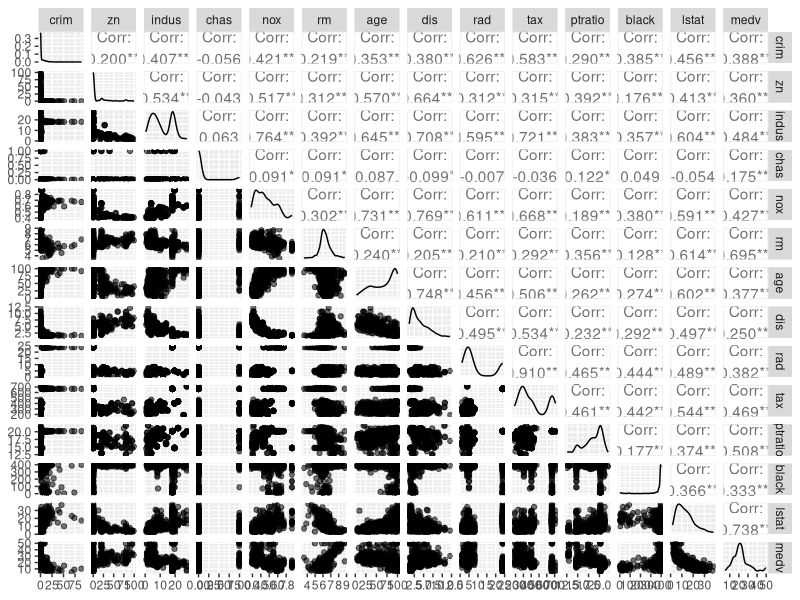
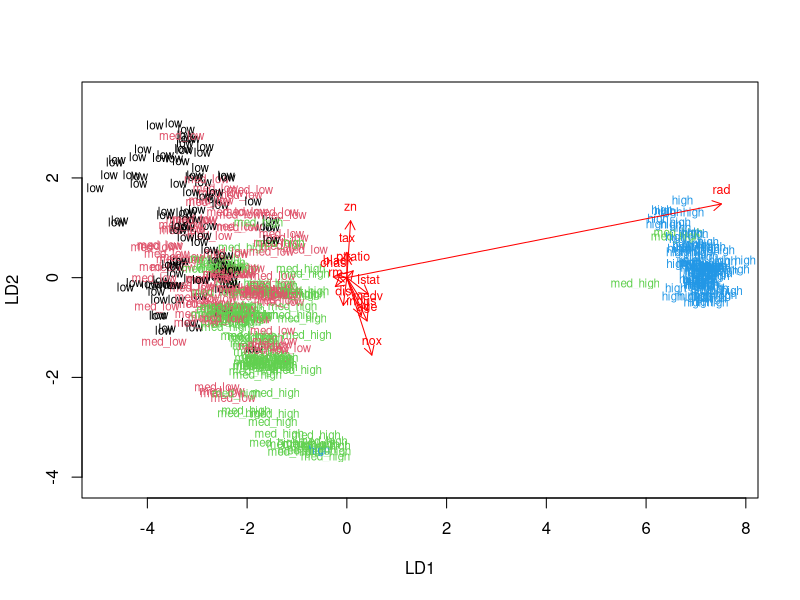
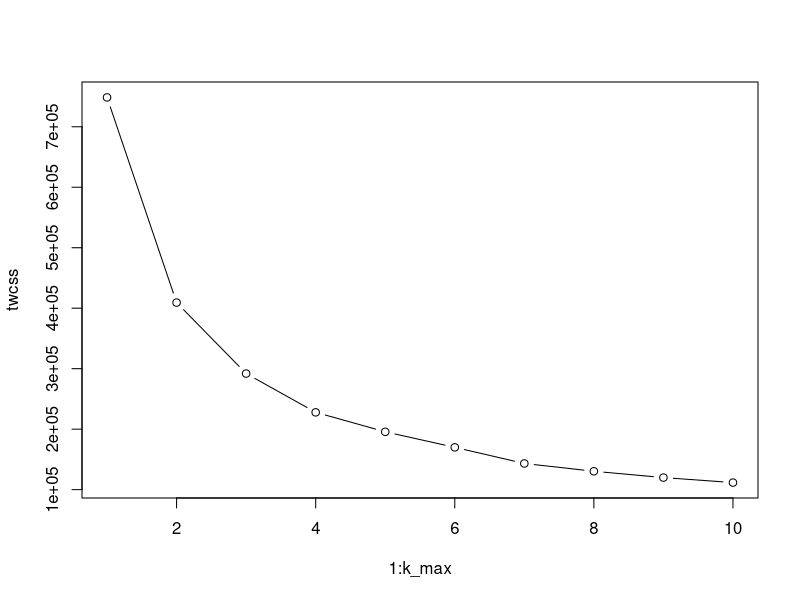
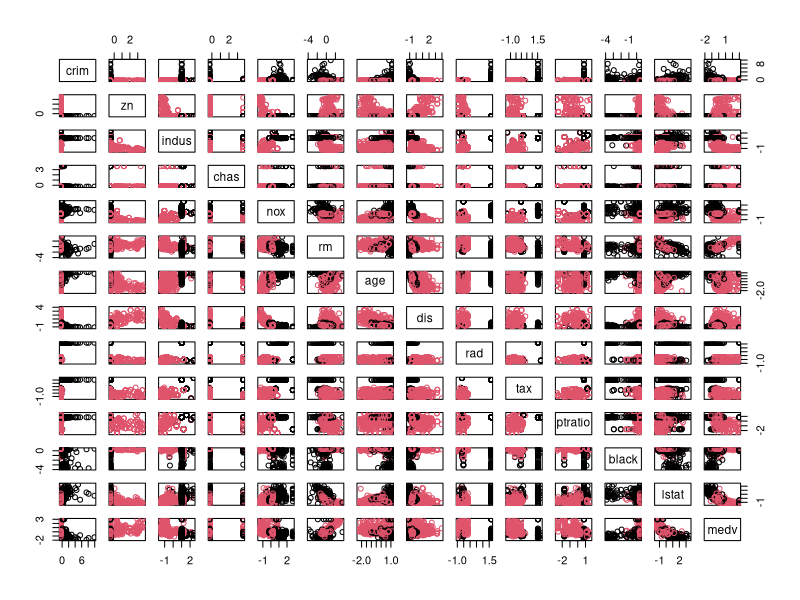
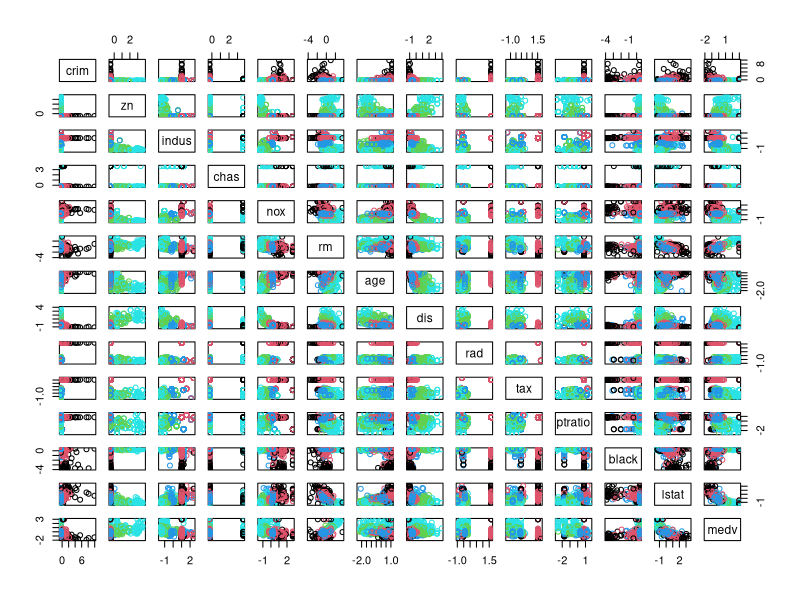
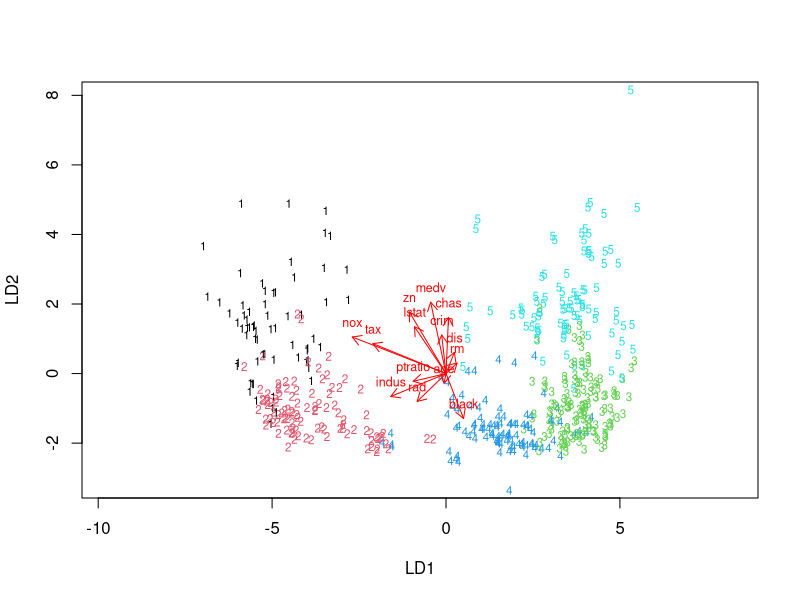

Write the R code that produced these figures, in order.
## ---- chunk 1
  setwd("Z:/Jatko-opinnot/Tilastotiede 2016/IODS/IODS-project")
## ---- chunk 2
#access the package and data 
library(MASS)
data("Boston")
## ---- chunk 3
# explore the dataset
dim(Boston)
str(Boston)
## ---- chunk 4
#install and use the package 
install.packages("GGally", repos="http://cran.rstudio.com/")
library(GGally)
## ---- chunk 5
#install and access the package 
install.packages("ggplot2", repos="http://cran.rstudio.com/")
library(ggplot2)
## ---- chunk 6
#get a graphical overview of the data
p <- ggpairs(Boston, mapping = aes(alpha = 0.3), lower = list(combo = wrap("facethist", bins = 20)))
p
#summary of the variables
summary(Boston)
## ---- chunk 7
# center and standardize variables
boston_scaled <- scale(Boston)
# change the object to data frame
boston_scaled <- as.data.frame(boston_scaled)
# summaries of the scaled variables
summary(boston_scaled)
## ---- chunk 8
summary(boston_scaled$crim)
summary(Boston$crim)
summary(boston_scaled$dis)
summary(Boston$dis)
## ---- chunk 9
#save the scaled crim as scaled_crim
scaled_crim <- boston_scaled$crim
# create a quantile vector of scaled_crim 
bins <- quantile(scaled_crim)
#create a categorical variable 'crime'
crime <- cut(scaled_crim, breaks = bins, include.lowest = TRUE, labels = c("low", "med_low", "med_high", "high"))
#see the categorical variable of crime 
table(crime)
## ---- chunk 10
#install and use the package 
install.packages("dplyr", repos="http://cran.rstudio.com/")
library(dplyr)
## ---- chunk 11
#remove original crim from the dataset
boston_scaled <- dplyr::select(boston_scaled, -crim)
#add the new categorical value to scaled data
boston_scaled <- data.frame(boston_scaled, crime)
#check that dataset is ok
names(boston_scaled)
## ---- chunk 12
#number of rows in the Boston dataset 
n <- nrow(boston_scaled)
#choose randomly 80% of the rows
ind <- sample(n,  size = n * 0.8)
#create train set
train <- boston_scaled[ind,]
#create test set 
test <- boston_scaled[-ind,]
str(train)
str(test)
## ---- chunk 13
#linear discriminant analysis
lda.fit <- lda(crime ~ ., data = train)
#print the lda.fit object
lda.fit
## ---- chunk 14
#the function for lda biplot arrows
lda.arrows <- function(x, myscale = 1, arrow_heads = 0.1, color = "red", tex = 0.75, choices = c(1,2)){
  heads <- coef(x)
  arrows(x0 = 0, y0 = 0, 
         x1 = myscale * heads[,choices[1]], 
         y1 = myscale * heads[,choices[2]], col=color, length = arrow_heads)
  text(myscale * heads[,choices], labels = row.names(heads), 
       cex = tex, col=color, pos=3)
}

# target classes as numeric
classes <- as.numeric(train$crime)

# plot the lda results
plot(lda.fit, dimen = 2, col=classes, pch=classes)
lda.arrows(lda.fit, myscale = 2)
## ---- chunk 15
#save the correct classes from test data
correct_classes <- test$crime
#remove the crime variable from test data
test <- dplyr::select(test, -crime)
# predict classes with test data and save them to the 
lda.pred <- predict(lda.fit, newdata = test)
# cross tabulate the results
table(correct = correct_classes, predicted = lda.pred$class) %>% addmargins()
## ---- chunk 16
install.packages("gmodels", repos="http://cran.rstudio.com/")
library(gmodels)
## ---- chunk 17
#recode to numeric factors
correct_classes_num<-as.numeric(correct_classes)
lda.pred$class_num<-as.numeric(lda.pred$class)
#see correlation
cor.test (correct_classes_num, lda.pred$class_num, alternative = c ("two.sided"))
class(correct_classes)
## ---- chunk 18
#install and access the package and data 
install.packages("MASS", repos="http://cran.rstudio.com/")
library(MASS)
data("Boston")
## ---- chunk 19
#scale the dataset
Boston <- scale(Boston)
Boston <- as.data.frame(Boston)
summary(Boston)
## ---- chunk 20
#Calculate the Euclidean distance between the observations
dist_eu <- dist(Boston)
# look at the summary of the distances
summary(dist_eu)
## ---- chunk 21
set.seed(123)
# determine the maximum number of clusters
k_max <- 10
# calculate the total within sum of squares
twcss <- sapply(1:k_max, function(k){kmeans(dist_eu, k)$tot.withinss})
# visualize the results
plot(1:k_max, twcss, type='b')
## ---- chunk 22
#k-means clustering
set.seed(123)
km <-kmeans(dist_eu, centers=2)
pairs(Boston, col = km$cluster)
## ---- chunk 23
#k-means clustering
set.seed(123)
km <-kmeans(dist_eu, centers=5)
pairs(Boston, col = km$cluster)
summary(km$cluster)
## ---- chunk 24
#linear discriminant analysis
lda.fit2 <- lda(km$cluster ~ ., data = Boston)

#print the lda.fit object
lda.fit2

#the function for lda biplot arrows
lda.arrows2 <- function(x, myscale = 1, arrow_heads = 0.1, color = "red", tex = 0.75, choices = c(1,2)){
  heads <- coef(x)
  arrows(x0 = 0, y0 = 0, 
         x1 = myscale * heads[,choices[1]], 
         y1 = myscale * heads[,choices[2]], col=color, length = arrow_heads)
  text(myscale * heads[,choices], labels = row.names(heads), 
       cex = tex, col=color, pos=3)
}

# target classes as numeric
classes2 <- as.numeric(km$cluster)

# plot the lda results
plot(lda.fit2, dimen = 2, col=classes2, pch=classes)
lda.arrows2(lda.fit2, myscale = 2)
